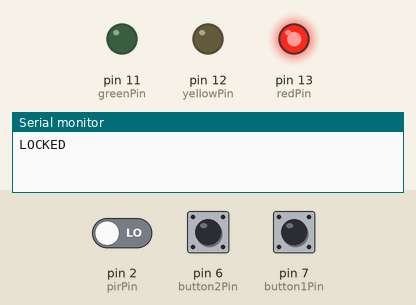
A sketch run on a simulated Arduino Uno, built with avr-gcc and run on an emulated ATmega328P. Parts: output pins drawn as LEDs (lit = HIGH), the last lines printed to the serial monitor. Dashed ring = blinking. Inputs (shaded band) come from the test bench; at power-on: pin 2 (pirPin) LOW, pin 6 (button2Pin) LOW, pin 7 (button1Pin) LOW.

Above: at 1.2 s.
1.3 s: pin 2 (pirPin) driven HIGH
At 2.5 s:
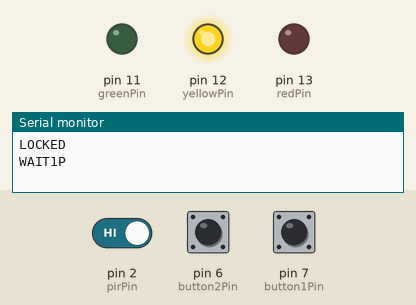
2.8 s: pin 6 (button2Pin) pulled HIGH for 0.15 s
At 2.92 s:
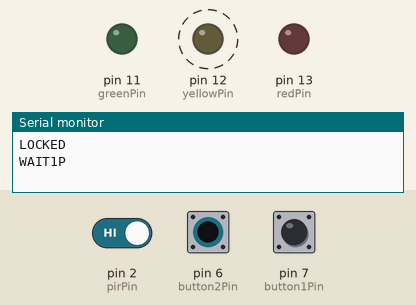
5.8 s: pin 7 (button1Pin) pulled HIGH for 0.15 s
At 7.67 s:
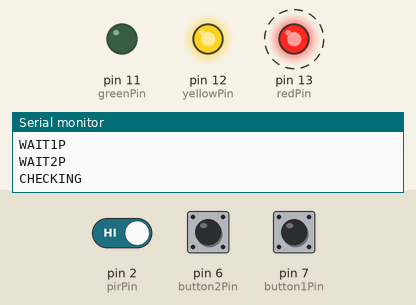
8.9 s: pin 7 (button1Pin) pulled HIGH for 3.2 s
At 9.27 s:
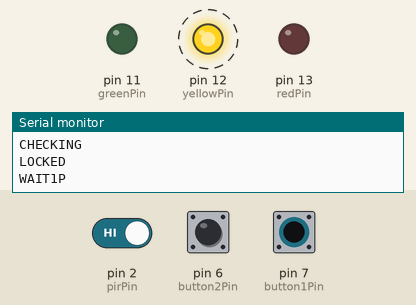
13.6 s: pin 6 (button2Pin) pulled HIGH for 3.2 s
At 19.0 s:
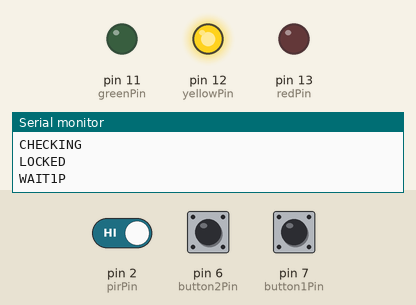
Timing chart, 0 to 19.3 s (numbered marks = the images above; inputs shaded):
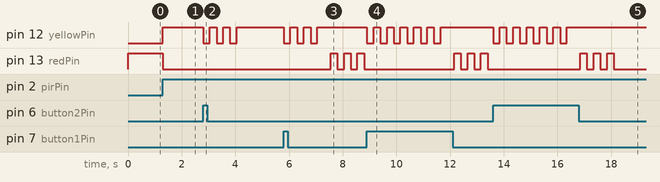

The sketch:

Project_4_-_ino_code_for_Arduino.ino
```cpp
int redPin = 13;
int yellowPin = 12;
int greenPin = 11;

int button1Pin = 7;
int button2Pin = 6;
int pirPin = 2;

int correctSequence[] = {1, 2};
int firstpressed = 0;
int secondpressed = 0;

int pirStatus = LOW;

void blink (int n, int pin) {

  for (int i = 0;i<n;i++) {

   digitalWrite(pin, LOW);
   delay(250);
   digitalWrite(pin, HIGH);
   delay(250);
  }
}

  const int LOCKED = 0;
  const int WAIT1P = 1;
  const int WAIT2P = 2;
  const int CHECKING = 3;
  const int UNLOCKED = 4;
  int state = LOCKED;

void setstate (int newstate) {
  state = newstate;
  printstate();
}

void printstate() {

  switch (state) {
    case LOCKED:
    Serial.println("LOCKED");
    break;

    case WAIT1P:
    Serial.println("WAIT1P");
    break;

    case WAIT2P:
    Serial.println("WAIT2P");
    break;

    case CHECKING:
    Serial.println("CHECKING");
    break;

    case UNLOCKED:
    Serial.println("UNLOCKED");
    break;

    default:
    Serial.println("ILLEGAL STATE");
    break;
  }
}

//parameters are either HIGH or LOW
void setleds(int red, int yellow, int green) {
  digitalWrite(redPin, red);
  digitalWrite(yellowPin, yellow);
  digitalWrite(greenPin, green);
}

void setup()
{
  Serial.begin(9600);
  pinMode(redPin, OUTPUT);
  pinMode(yellowPin, OUTPUT);
  pinMode(greenPin, OUTPUT);
  pinMode(button1Pin, INPUT);
  pinMode(button2Pin, INPUT);
  pinMode(pirPin, INPUT);


  printstate();

}

void loop()
{
  int pirsensor = digitalRead(pirPin);
  int button1 = digitalRead(button1Pin);
  int button2 = digitalRead(button2Pin);

  switch (state) {

    case LOCKED:
     setleds(HIGH, LOW, LOW);

    if(pirsensor == HIGH){
      setleds(LOW, HIGH, LOW);
      setstate(WAIT1P);
    }
    break;

    case WAIT1P:

    if( (button1 == HIGH) || (button2 == HIGH)) {
      blink(3, yellowPin);

      if(button1 == HIGH) {
        firstpressed = 1;
      }

      if(button2 == HIGH) {
        firstpressed = 2;
      }

      setstate(WAIT2P);

    }
    break;

    case WAIT2P:
    if( (button1 == HIGH) || (button2 == HIGH)) {
      blink(3, yellowPin);

      if(button1 == HIGH) {
        secondpressed = 1;
      }

      if(button2 == HIGH) {
        secondpressed = 2;
      }

      setstate(CHECKING);
    }
    break;

    case CHECKING:
    if( (firstpressed == correctSequence[0]) && (secondpressed == correctSequence[1])){
     setstate(UNLOCKED);
    } else {
      blink(3, redPin);
      setleds(HIGH, LOW, LOW);
      setstate(LOCKED);
    }

    firstpressed = 0;
    secondpressed = 0;
    break;

    case UNLOCKED:
    blink(3, greenPin);
    setleds(LOW, LOW, HIGH);

    delay(5000);

    blink(3, redPin);
    setstate(LOCKED);
    break;

    default:
    break;
  }


}
```

Measured:
- after the input at 1.3 s, pin 12 (yellowPin): LOW → HIGH at once; pin 13 (redPin): HIGH → LOW at once
- after the input at 2.8 s, pin 12 (yellowPin): alternates HIGH for 0.25 s and LOW for 0.25 s, 6 changes in all, then stays HIGH, starting at once
- after the input at 5.8 s, pin 12 (yellowPin): alternates HIGH for 0.25 s and LOW for 0.25 s, 6 changes in all, then stays HIGH, starting at once; pin 13 (redPin): alternates HIGH for 0.25 s and LOW for 0.25 s, starting after 1.8 s
- after the input at 8.9 s, pin 12 (yellowPin): alternates HIGH for 0.25 s and LOW for 0.25 s, 12 changes in all, then stays HIGH, starting at once; pin 13 (redPin): alternates HIGH for 0.25 s and LOW for 0.25 s, starting after 3.3 s
- after the input at 13.6 s, pin 12 (yellowPin): alternates HIGH for 0.25 s and LOW for 0.25 s, 12 changes in all, then stays HIGH, starting at once; pin 13 (redPin): alternates HIGH for 0.25 s and LOW for 0.25 s, 6 changes in all, then stays LOW, starting after 3.3 s
